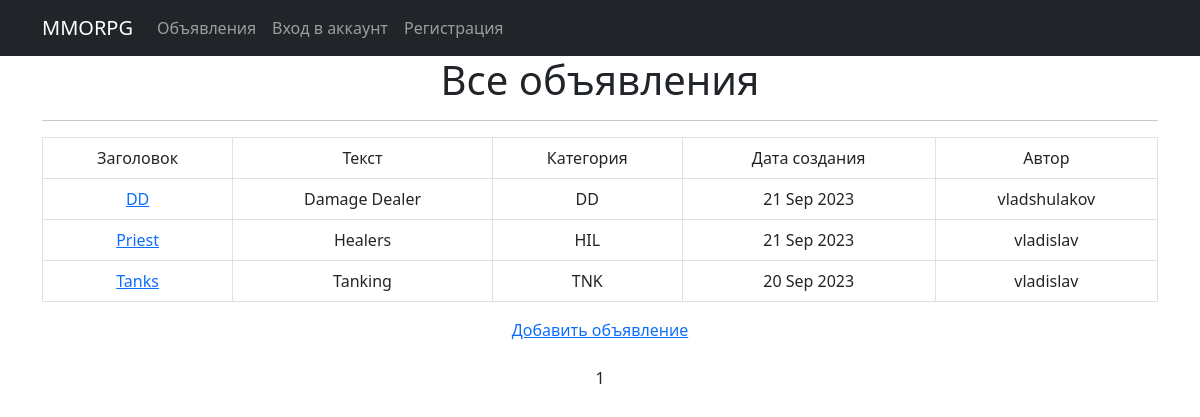
The page / on the database its author committed.
### mmo/models.py (models this page shows, shortened)
class Post(models.Model):
    post_title = models.CharField(max_length=255)
    post_text = models.TextField()
    time_create = models.DateTimeField(auto_now_add=True)
    category = models.CharField(max_length=3, choices=CATEGORY, default=tanks)
    user = models.ForeignKey(User, on_delete=models.CASCADE, null=True)

### mmo/views.py (the view)
# urls.py: path('', PostList.as_view(), name='posts'),
class PostList(ListView):
    model = Post
    ordering = '-time_create'
    template_name = 'posts.html'
    context_object_name = 'posts'
    paginate_by = 10

### templates/posts.html (shortened to what this page needs)
{% extends 'flatpages/default.html' %}
{% block content %}
   <h1>Все объявления</h1>
   <hr>
   {% if posts %}
        <table class="table table-bordered">
            <tr>
               <td>Заголовок</td>
               <td>Текст</td>
               <td>Категория</td>
               <td>Дата создания</td>
               <td>Автор</td>
            </tr>
            {% for post in posts %}
            <tr>
               <td><a href="{% url 'post' post.id %}">{{ post.post_title }}</a></td>
               <td>{{ post.post_text|truncatechars:20 }}</td>
               <td>{{ post.category }}</td>
               <td>{{ post.time_create|date:'d M Y' }}</td>
               <td>{{ post.user }}</td>
            </tr>
            {% endfor %}
        </table>
    {% else %}
       <h2>Объявлений нет!</h2>
    {% endif %}
    <a href="{% url 'post_create' %}">Добавить объявление</a>
    <br>
    <br>
    {{ page_obj.number }}
{% endblock content %}

### rows shown on the page
Post: post_title "DD", post_text "Damage Dealer", category "DD", time_create "21 Sep 2023", user "vladshulakov"
Post: post_title "Priest", post_text "Healers", category "HIL", time_create "21 Sep 2023", user "vladislav"
Post: post_title "Tanks", post_text "Tanking", category "TNK", time_create "20 Sep 2023", user "vladislav"

### other values the page prints
{{ page_obj.number }} "1"
